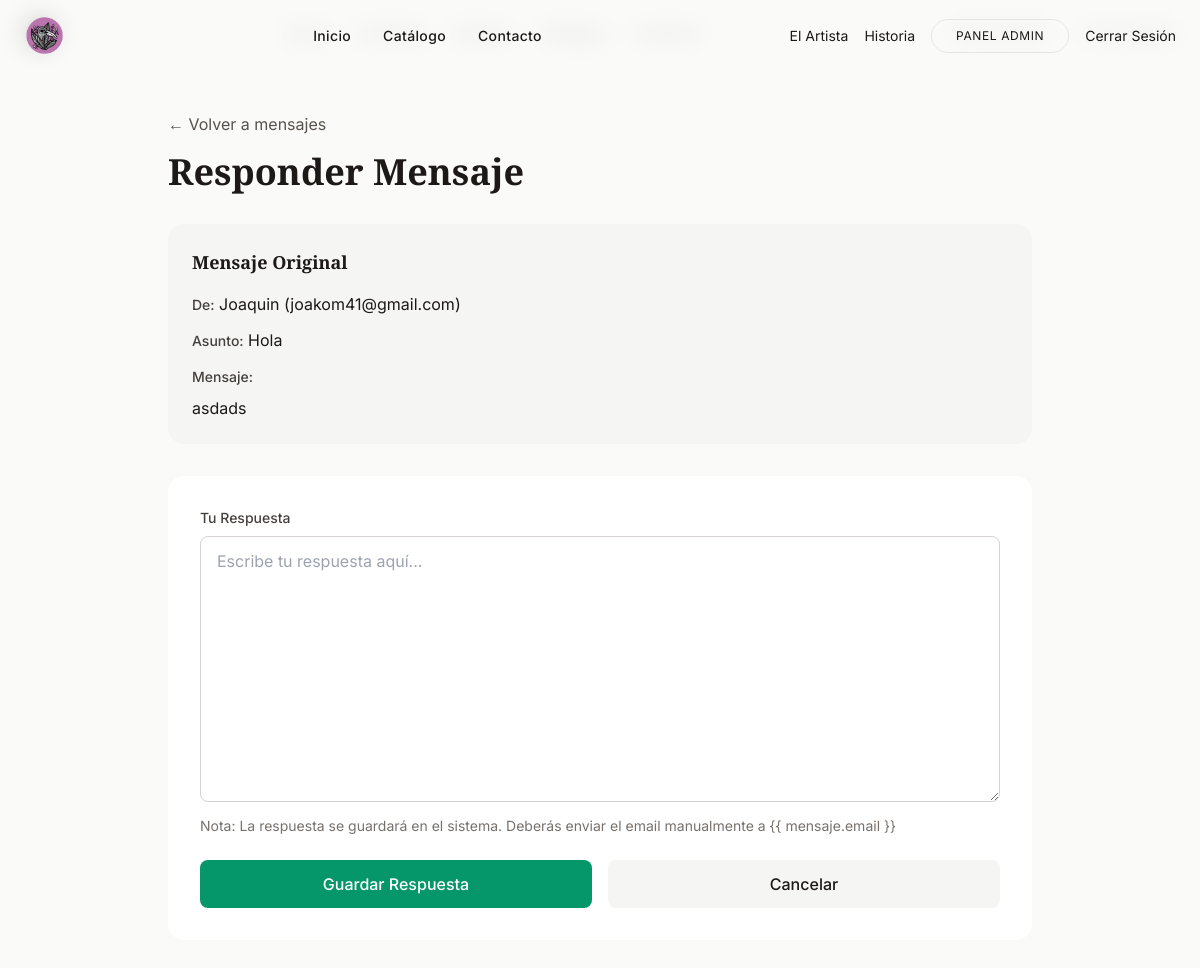
Screenshot of /admin-panel/mensajes/11/responder/ (signed in) with the database file from the repository.
### core/models.py (models this page shows, shortened)
class Contacto(models.Model):
    nombre = models.CharField(max_length=100, verbose_name="Tu Nombre")
    email = models.EmailField(verbose_name="Tu Correo Electrónico")
    asunto = models.CharField(max_length=150, verbose_name="Asunto del Mensaje")
    mensaje = models.TextField(verbose_name="Mensaje")
    fecha_envio = models.DateTimeField(auto_now_add=True)
    respondido = models.BooleanField(default=False, verbose_name="Respondido")
    archivado = models.BooleanField(default=False, verbose_name="Archivado")
    respuesta = models.TextField(blank=True, null=True, verbose_name="Respuesta del Admin")
    fecha_respuesta = models.DateTimeField(blank=True, null=True, verbose_name="Fecha de Respuesta")
    class Meta:
        verbose_name = "Mensaje de Contacto"
        verbose_name_plural = "Mensajes de Contacto"
        ordering = ['-fecha_envio']

### core/views.py (the view, shortened to what this page needs)
# urls.py: path('admin-panel/mensajes/<int:mensaje_id>/responder/', views.admin_mensaje_respond_view, name='admin_mensaje_respond'),
@admin_required
def admin_mensaje_respond_view(request, mensaje_id):
    from django.shortcuts import get_object_or_404
    mensaje = get_object_or_404(Contacto, id=mensaje_id)
    context = {'mensaje': mensaje}
    return render(request, 'core/admin_mensaje_respond.html', context)

### core/context_processors.py (called while the page is built)
def banner_imagen(request):
    try:
        banners = Banner.objects.all()
        return {'banners': banners}
    except Exception:
        return {'banners': []}

def estilos_disponibles(request):
    try:
        estilos = Estilo.objects.all().order_by('nombre')
    except Exception:
        estilos = Estilo.objects.none()
    return {'estilos_menu': estilos}

def artistas_disponibles(request):
    try:
        artistas = Artista.objects.all().order_by('nombre')
    except Exception:
        artistas = Artista.objects.none()
    return {'artistas_menu': artistas}

### core/templates/core/admin_mensaje_respond.html (shortened to what this page needs)
{% extends 'core/base.html' %}
{% block content %}
<div class="min-h-screen bg-stone-50 py-8">
    <div class="max-w-4xl mx-auto px-4">
        <div class="mb-8">
            <a href="{% url 'admin_mensajes' %}" class="text-stone-600 hover:text-stone-900 mb-4 inline-block">
                ← Volver a mensajes
            </a>
            <h1 class="text-4xl font-display font-bold text-stone-900 mb-2">Responder Mensaje</h1>
        </div>
        <div class="bg-stone-100 rounded-2xl p-6 mb-8">
            <h3 class="font-display text-lg font-bold text-stone-900 mb-4">Mensaje Original</h3>
            <div class="space-y-3">
                <div>
                    <span class="text-sm font-medium text-stone-700">De:</span>
                    <span class="text-stone-900">{{ mensaje.nombre }} ({{ mensaje.email }})</span>
                </div>
                <div>
                    <span class="text-sm font-medium text-stone-700">Asunto:</span>
                    <span class="text-stone-900">{{ mensaje.asunto }}</span>
                </div>
                <div>
                    <span class="text-sm font-medium text-stone-700">Mensaje:</span>
                    <p class="text-stone-900 mt-2 whitespace-pre-wrap">{{ mensaje.mensaje }}</p>
                </div>
            </div>
        </div>
        <div class="bg-white rounded-2xl shadow-soft p-8">
            <form method="POST">
                <div class="mb-6">
                    <label for="respuesta" class="block text-sm font-medium text-stone-700 mb-2">
                        Tu Respuesta
                    </label>
                    <textarea name="respuesta" id="respuesta" required rows="10"
                        class="w-full px-4 py-3 border border-stone-300 rounded-lg focus:ring-2 focus:ring-stone-400 focus:border-transparent outline-none transition"
                        placeholder="Escribe tu respuesta aquí..."></textarea>
                    <p class="text-sm text-stone-500 mt-2">
                        Nota: La respuesta se guardará en el sistema. Deberás enviar el email manualmente a {{
                        mensaje.email }}
                    </p>
                </div>
                <div class="flex gap-4">
                    <button type="submit"
                        class="flex-1 bg-emerald-600 text-white py-3 rounded-lg font-medium hover:bg-emerald-700 transition duration-300">
                        Guardar Respuesta
                    </button>
                    <a href="{% url 'admin_mensajes' %}"
                        class="flex-1 bg-stone-100 text-stone-900 text-center py-3 rounded-lg font-medium hover:bg-stone-200 transition duration-300">
                        Cancelar
                    </a>
                </div>
            </form>
        </div>
    </div>
</div>
{% endblock %}

### rows the page displays
Contacto: nombre "Joaquin", email "joakom41@gmail.com", asunto "Hola", mensaje "asdads"
